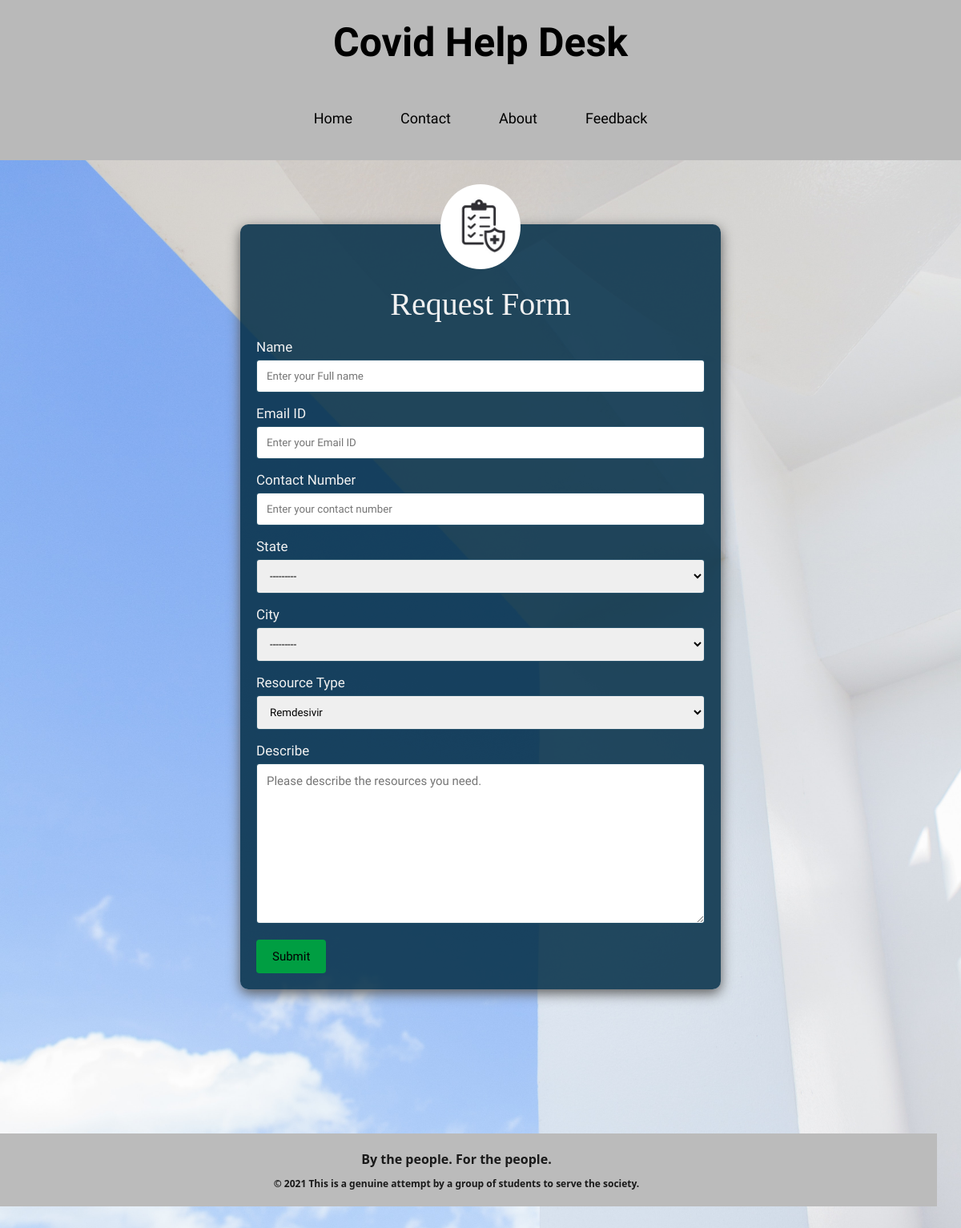
The app's page /addpost, older data.
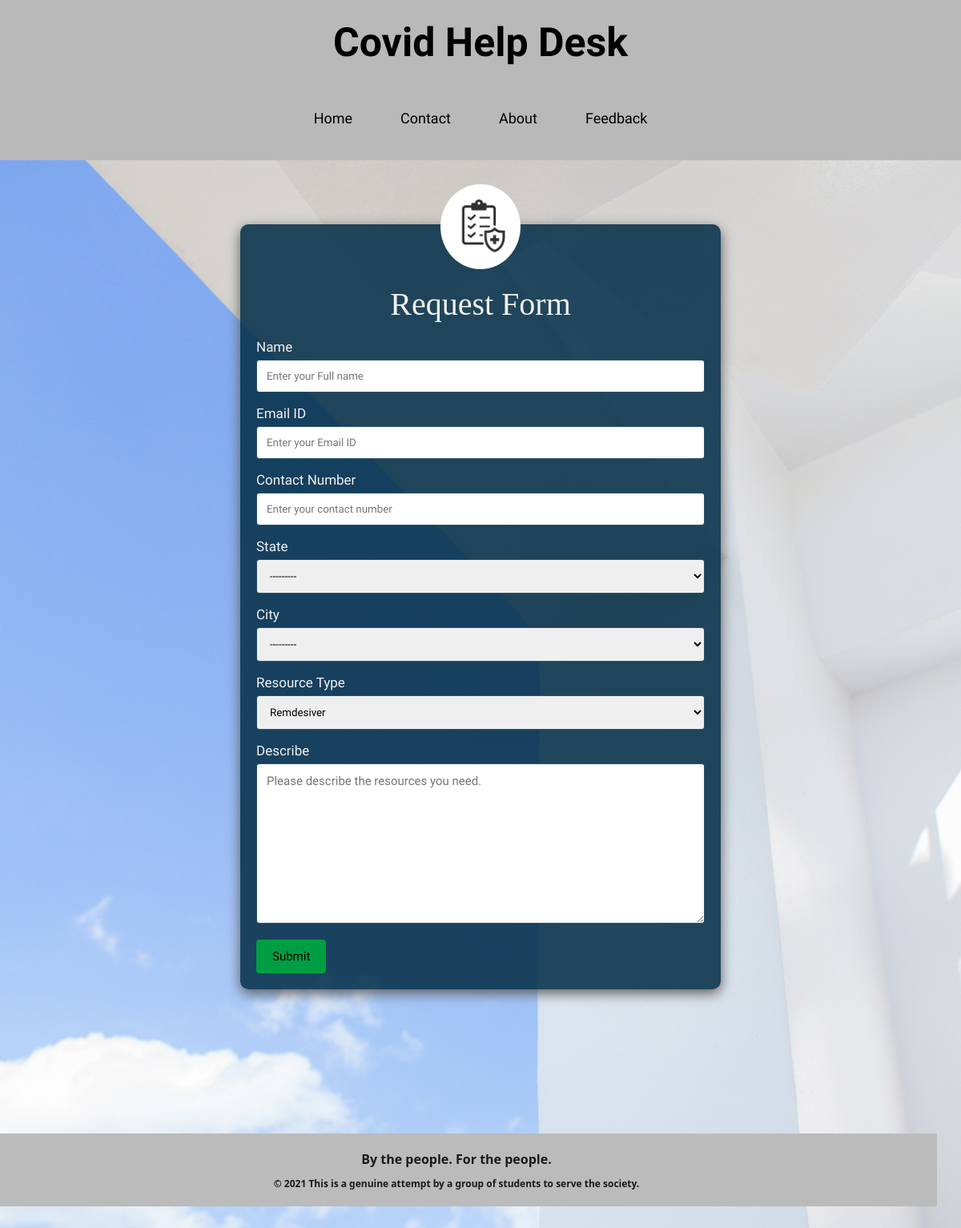
The same page, newer data.
### receiver/models.py (models this page shows)
class Res_type(models.Model):
    resource_name = models.CharField(max_length=50)
    more_info = models.CharField(
        default='', max_length=200, blank=True, null=True)
    def __str__(self):
        return self.resource_name

### receiver/views.py (the view)
# urls.py: path('addpost', views.add_need, name='addpost'),
def add_need(request):
    if request.method == "POST":
        nd = NeedForm(request.POST)
        if nd.is_valid():
            nd.save()
            nd_new = NeedForm()
            return render(request, 'request.html', {'hhm': nd_new, 'msg': 'Help added :)'})
        else:
            nd_new = NeedForm()
            return render(request, 'request.html', {'hhm': nd, 'msg': 'Check for Errors!!!'})
    else:
        nd_new = NeedForm()
        return render(request, 'request.html', {'hhm': nd_new})

### receiver/forms.py (shortened to what this page needs)
class NeedForm(forms.ModelForm):
    class Meta:
        model = Needy
        fields = ['name', 'email_id', 'phone',
                  'state', 'city', 'resource_name', 'description']
    def __init__(self, *args, **kwargs):
        super().__init__(*args, **kwargs)
        self.fields['city'].queryset = City.objects.none()

### receiver/models.py (called while the page is built)
    def __str__(self):
        return self.name

### receiver/templates/request.html (shortened to what this page needs)
{% extends 'base.html'%}
{% block content %}
{% load static %}
<link rel="stylesheet" href="{% static 'css/req.css' %}" type="text/css" />
<div class="container">
  <div class="imgdiv2">
    <img src="{% static 'images/reqicon.png' %}" alt="">
  </div>
  <div class="Title">Request Form</div>
  <form method="POST" id='requestF' data-cities-url="{% url 'ajax_load_cities' %}">
    <label for="fname">Name</label>
    <input type="text" id="fname" name="name" placeholder="Enter your Full name" required>
    <label for="location">Email ID</label>
    <input type="text" id="lname" name="email_id" placeholder="Enter your Email ID" required>
    <label for="location">Contact Number</label>
    <input type="text" id="contact" name="phone" placeholder="Enter your contact number" required>
    <label for="state">State</label>
    {{ hhm.state }}
    <label for="city">City</label>
    {{ hhm.city }}
    <label for="res_type">Resource Type</label>
    {{ hhm.resource_name}}
    <label for="Describe">Describe</label>
    <textarea id="subject" name="description" placeholder="Please describe the resources you need. "
      style="height:200px"></textarea>
    <input type="submit" value="Submit">
  </form>
</div>
{% endblock %}

Row changes from the older to the newer data that the page shows:
changed Res_type: resource_name "Remdesivir" → "Remdesiver"
